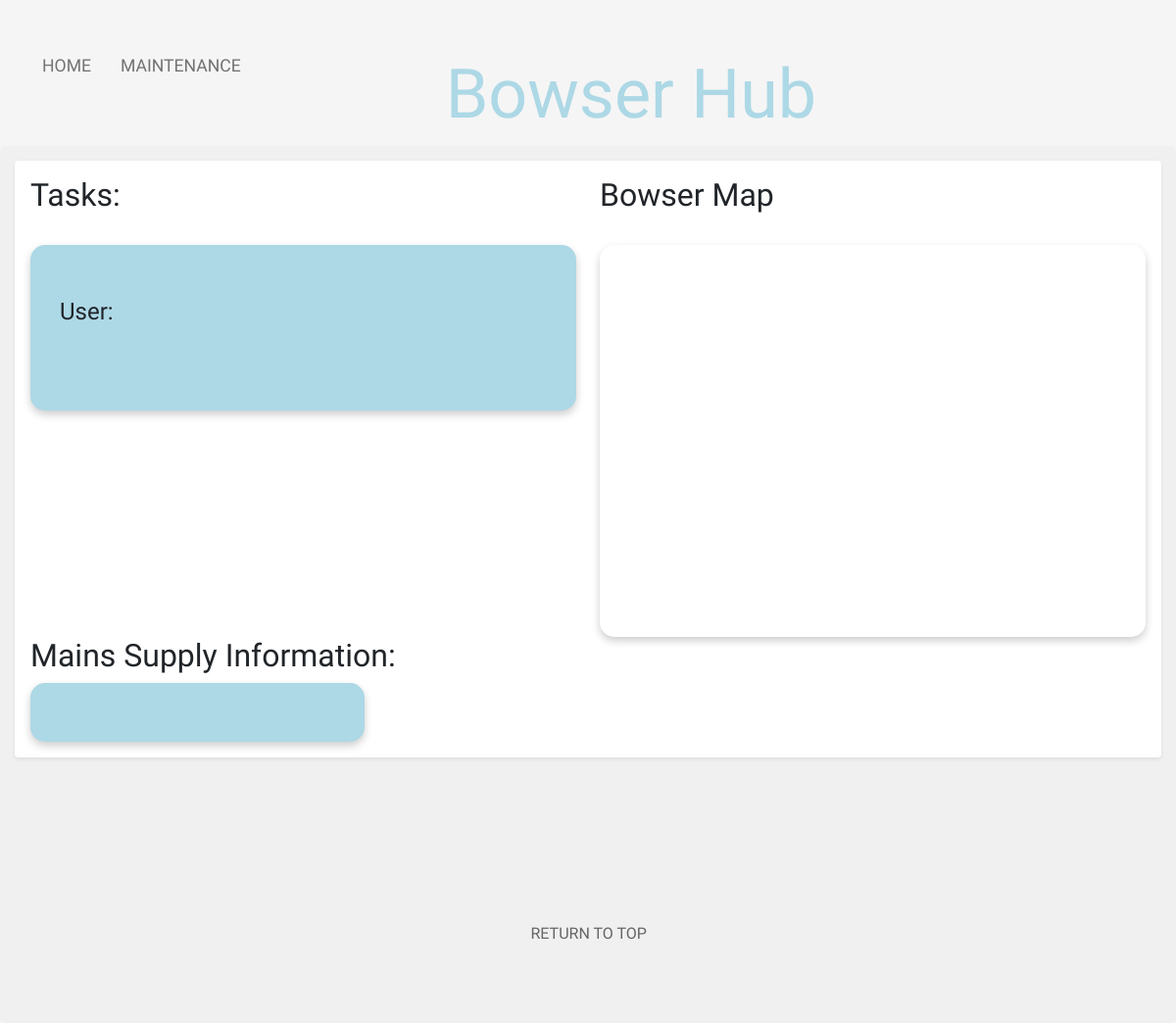
Before: /maintenance/maintenance.php with the older database file.
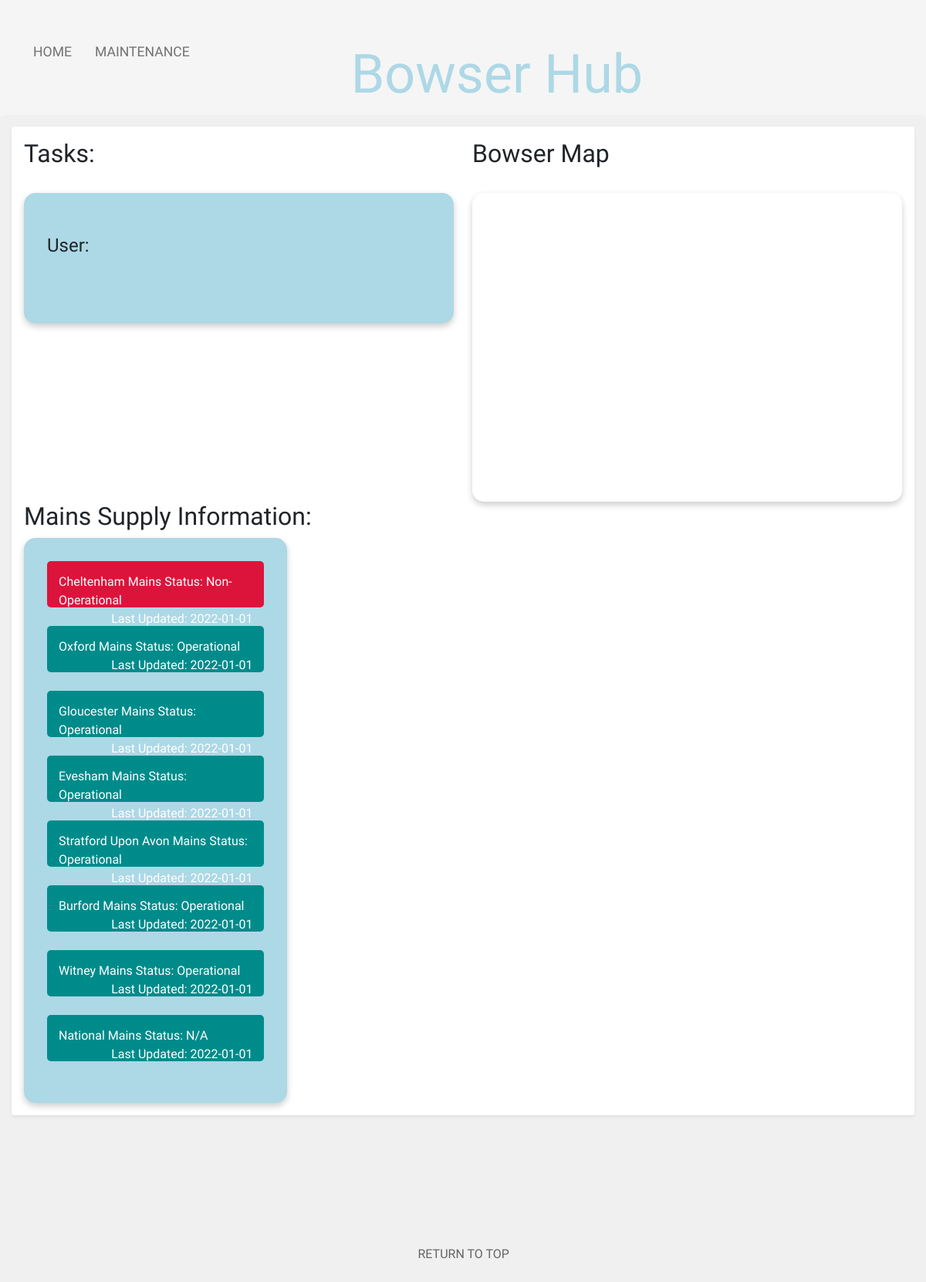
After: the same page with the newer database file.
### tables this page shows
CREATE TABLE `tbl_area` (
  `Area_ID` int(11) NOT NULL,
  `Area_Name` varchar(100) NOT NULL,
  `Area_Mains_Status` varchar(100) NOT NULL,
  `Last_Modified` date NOT NULL DEFAULT '2022-01-01'
);

### maintenance/maintenance.php (the view, shortened to what this page needs)
<?php
$connection = OpenConnection();
?>
<!doctype html>
<html lang="en">
<head>
    <link href="https://cdn.jsdelivr.net/npm/bootstrap@5.1.1/dist/css/bootstrap.min.css" rel="stylesheet">
    <link rel="stylesheet" href="../global/global.css" type="text/css">
    <link rel="stylesheet" href="maintenance.css" type="text/css">
</head>
<body>
<div>
    <div class="nav-wrapper">
        <div class="left-side">
            <div class="nav-link-wrapper active-nav-link">
                <a class="text-focus-in" href="../home/index.php">Home</a>
            </div>
            <div class="nav-link-wrapper active-nav-link">
                <a class="text-focus-in" href="maintenance.php">Maintenance</a>
            </div>
        </div>
        <div class="middle">
            <h2 class="text-focus-in" id="navTitle">Bowser Hub</h2>
        </div>
        <div class="right-side">
        </div>
    </div>
    <div class="upperPage">
        <div class="shadow-sm p-3 mb-5 bg-body rounded">
            <div class="row">
                <div class="col">
                    <h2> Tasks:</h2>
                    <br />
                    <ul class="maintenance_list">
                        <br />
                        <h4>User: <?php
                            ?> </h4>
                        <br /><br />
                </div>
                <div class="col">
                    <div class="text_area">
                        <h2>Bowser Map</h2>
                        <br />
                        <div class="mapDiv"  id="map"></div>
                    </div>
                </div>
            </div>
            <h2>  Mains Supply Information:</h2>
            <div class ="backgroundBox">
            <?php
            $mainsSQL = "SELECT * FROM tbl_area ORDER BY Last_Modified DESC";
            $mainsQuery = mysqli_query($connection, $mainsSQL);
            foreach ($mainsQuery as $area){
                $areaName = $area['Area_Name'];
                $areaStatus = $area['Area_Mains_Status'];
                $areaLastModified = $area['Last_Modified'];
                switch ($areaStatus){
                    case "Operational":
                        $areaDiv = "operational";
                        break;
                    case "Non-Operational":
                        $areaDiv = "broken";
                        break;
                }
                echo "<div id = $areaDiv >";
                echo $areaName," Mains Status: ", $areaStatus," <span style='float:right'> Last Updated: ", $areaLastModified, "</span>","</div> <br/>";
            }
            ?>
            </div>
        </div>
        <br /><br /><br /><br /><br />
        <p><a id="top_link" href="#back_to_top" >RETURN TO TOP</a></p>
        <br />  <br />
</body>
</html>

Changed rows visible on the page:
added tbl_area: Area_Name "Cheltenham", Area_Mains_Status "Non-Operational", Last_Modified "2022-01-01"
added tbl_area: Area_Name "Oxford", Area_Mains_Status "Operational", Last_Modified "2022-01-01"
added tbl_area: Area_Name "Gloucester", Area_Mains_Status "Operational", Last_Modified "2022-01-01"
added tbl_area: Area_Name "Evesham", Area_Mains_Status "Operational", Last_Modified "2022-01-01"
added tbl_area: Area_Name "Stratford Upon Avon", Area_Mains_Status "Operational", Last_Modified "2022-01-01"
added tbl_area: Area_Name "Burford", Area_Mains_Status "Operational", Last_Modified "2022-01-01"
added tbl_area: Area_Name "Witney", Area_Mains_Status "Operational", Last_Modified "2022-01-01"
added tbl_area: Area_Name "National", Area_Mains_Status "N/A", Last_Modified "2022-01-01"
